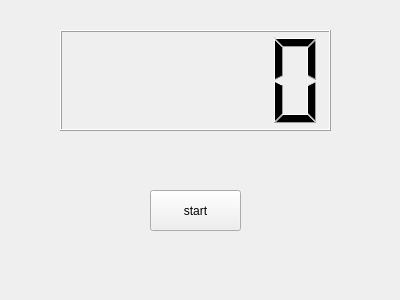
<?xml version="1.0" encoding="UTF-8"?>
<ui version="4.0">
 <class>Widget</class>
 <widget class="QWidget" name="Widget">
  <property name="geometry">
   <rect>
    <x>0</x>
    <y>0</y>
    <width>400</width>
    <height>300</height>
   </rect>
  </property>
  <property name="windowTitle">
   <string>Widget</string>
  </property>
  <widget class="QLCDNumber" name="lcdNumber">
   <property name="geometry">
    <rect>
     <x>60</x>
     <y>30</y>
     <width>271</width>
     <height>101</height>
    </rect>
   </property>
  </widget>
  <widget class="QPushButton" name="pushButton">
   <property name="geometry">
    <rect>
     <x>150</x>
     <y>190</y>
     <width>91</width>
     <height>41</height>
    </rect>
   </property>
   <property name="text">
    <string>start</string>
   </property>
  </widget>
 </widget>
 <layoutdefault spacing="6" margin="11"/>
 <resources/>
 <connections/>
</ui>
